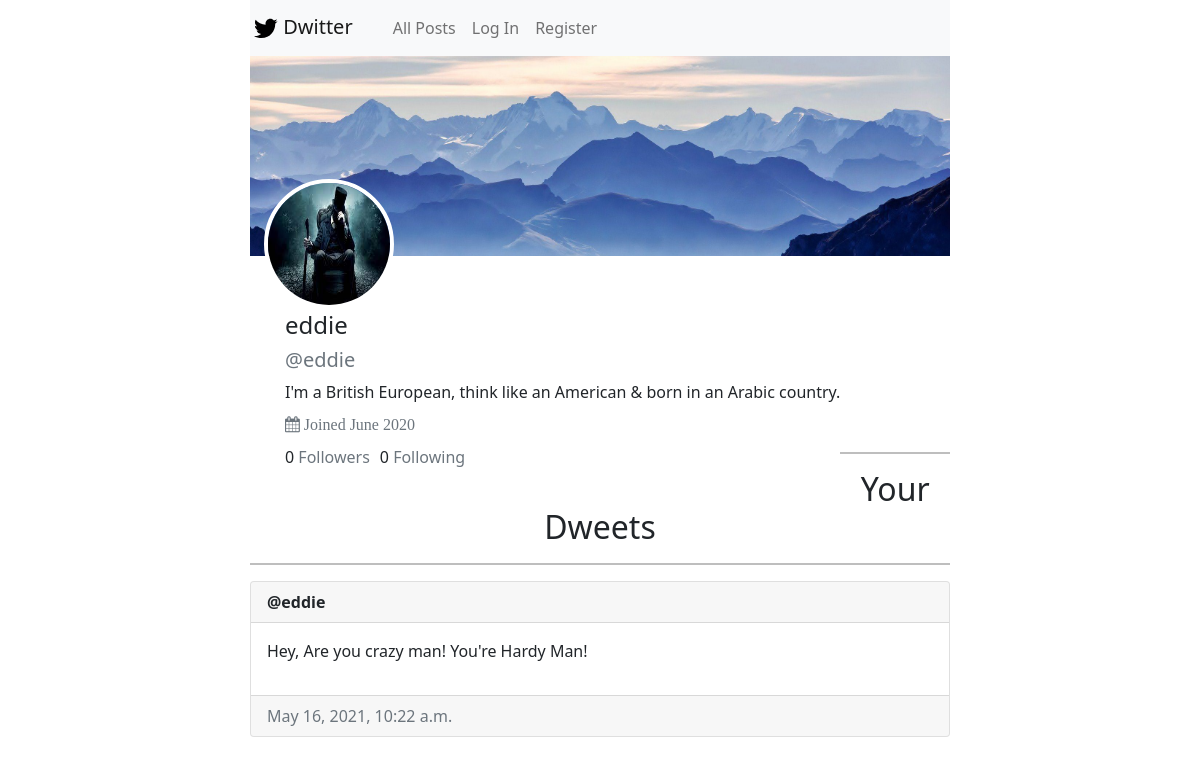
The page /1 on the database its author committed.
### network/models.py (models this page shows, shortened)
class User(AbstractUser):
    pass

class Profile(models.Model):
    user = models.OneToOneField(
        User, on_delete=models.CASCADE, related_name="user_profile"
    )
    profile_pic = models.ImageField(default="default.jpg", upload_to="profile_pics")
    background_img = models.ImageField(
        default="Default_background.jpg", upload_to="bg_img"
    )
    bio = models.TextField(null=False, default="")

class post(models.Model):
    posted_by = models.ForeignKey(
        User, on_delete=models.CASCADE, related_name="post_owner"
    )
    posted_on = models.DateTimeField(auto_now_add=True)
    description = models.TextField(null=False, default="")

### network/views.py (the view, shortened to what this page needs)
# urls.py: path("<int:user_id>", views.others_profile, name="others_profile"),
def others_profile(request, user_id):
    user = User.objects.get(pk=user_id)
    follow_unfollow = ""
    style = ""
    all_follower_following = follower_following.objects.all()
    flag = 0
    if not flag:
        follow_unfollow = "follow"
        style = "dark"
    if user:
        posts = post.objects.filter(posted_by=user)
        followers = User.objects.get(username=user.username).my_followers.count()
        following = User.objects.get(username=user.username).my_following.count()
        return render(
            request,
            "network/profile.html",
            {
                "user": user,
                "posts": posts,
                "followers": followers,
                "following": following,
                "follow_button_text": follow_unfollow,
                "follow_button_style": style,
            },
        )
    return HttpResponse("NO user with that name!!!")

### network/templates/network/profile.html (shortened to what this page needs)
{% extends "network/layout.html" %}
{% block body %}
<div
    style="background-image: url('{{user.user_profile.background_img.url}}');background-size:cover;background-position:center; height:200px; ;padding-top:123px;">
    <img src="{{user.user_profile.profile_pic.url}}"
        style="margin-left: 2%; height:130px;width: 130px; border-radius: 50%; border: 4px solid #ffffff;"
        alt="Profile Pic of {{user.username}}" title="{{user.username}}">
</div>
<div class="user-details" style="margin-left: 5%; margin-top: 55px;float: left;">
    <div id="name-and-username">
        <h4>{{user.username}}</h4>
        <h5 class="text-muted">@{{user.username}}</h5>
    </div>
    <div class="status">
        {{user.user_profile.bio}}
    </div>
    <p class="text-muted fa" style="margin-top: 12px;"><i class="fa fa-calendar"></i> Joined June 2020</p>
    <div id="follow-details">
        <h6 style="text-align:left;float:left;margin-right: 10px;"> <span id="followers">{{followers}}</span> <span
                class="text-muted">Followers</span></h6>
        <h6 style="float:left;">{{following}} <span class="text-muted">Following</span> </h6>
    </div>
</div>
<hr style="margin-top: 28%;border: 1px solid black;">
<h2 class="text-center">Your Dweets</h2>
<hr style="border: 1px solid black;">
<div class="my-posts">
    {% for post in posts %}
    <div class="card">
        <div class="card-header">
            <strong>@{{post.posted_by.username}}</strong>
        </div>
        <div class="card-body">
            <p>
                {{post.description}}
            </p>
        </div>
        <div class="card-footer text-muted">
            {{post.posted_on}}
        </div>
        {% endfor %}
    </div>
</div>
{% endblock %}

### rows shown on the page
User: user_profile.background_img (picture), user_profile.profile_pic (picture), username "eddie", user_profile.bio "I'm a British European, think like an American & born in an Arabic country."
post: posted_by.username "eddie", description "Hey, Are you crazy man! You're Hardy Man!", posted_on "May 16, 2021, 10:22 a.m."

### other values the page prints
{{ followers }} "0"
{{ following }} "0"
